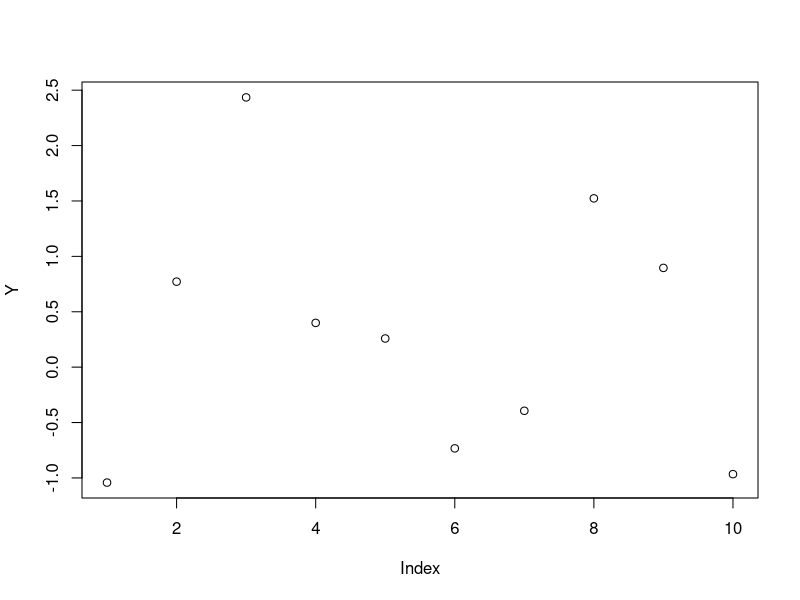
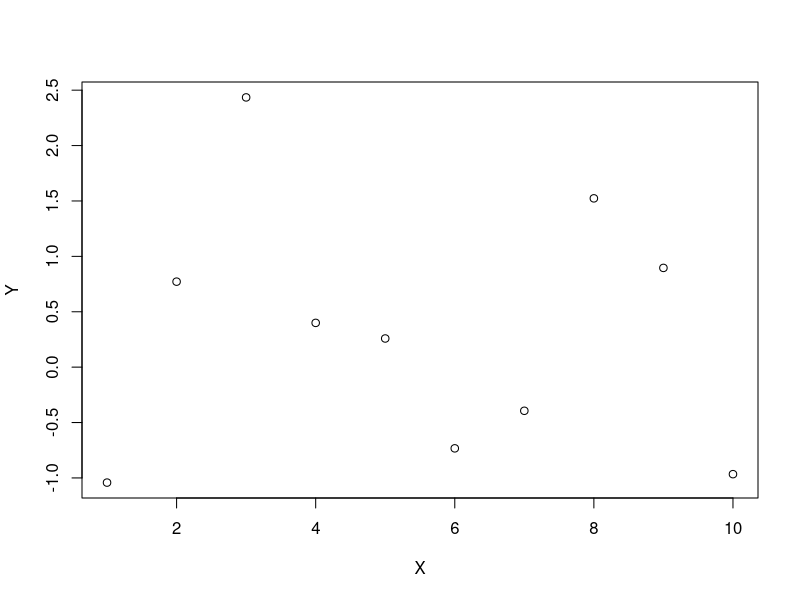
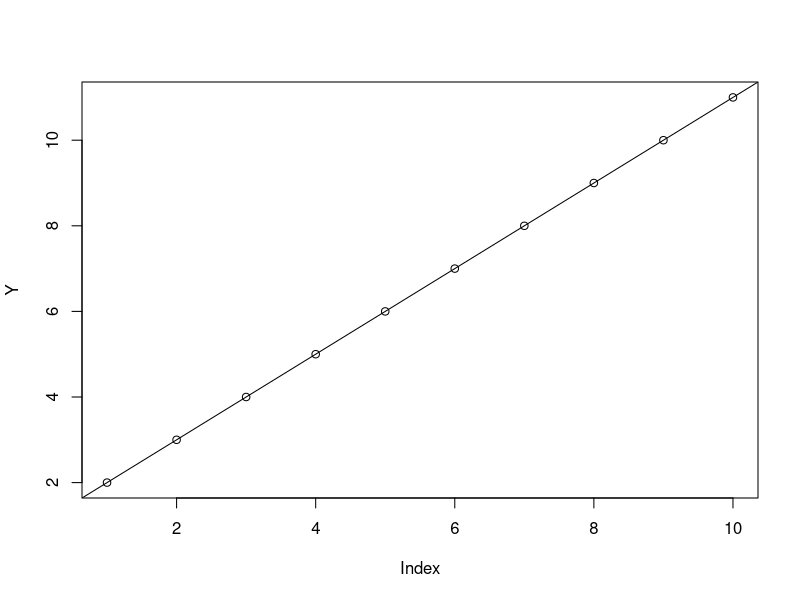
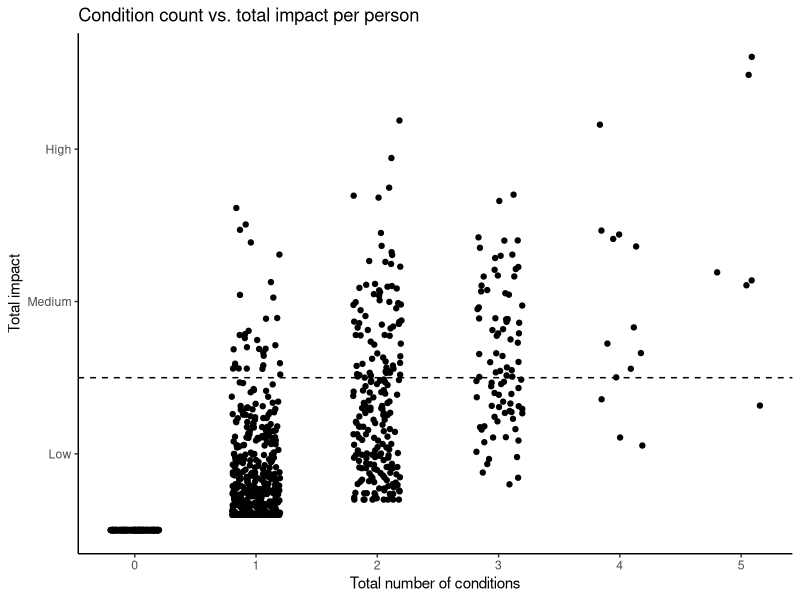

Write R code to recreate these figures, in order.
## test making synthetic data

# Create a one dimensional array for our independent variable

install.packages("tidyverse")
library(tidyverse)

NumEntries = 10
X=1:NumEntries

# Create an array with random values as our dependent data

RandomMean=0 # this will be the mean of our random distribution
RandomStdDev=1 # this will be the standard deviation of the distribution


#rnoorm creates random values for a normal distribution

RandomValues=rnorm(NumEntries, mean = RandomMean, sd = RandomStdDev) 
Y=RandomValues # one number between -1 and 1


plot(Y)

# Plot X against Y 
plot(X,Y) 


# Setup the parameters for the trend

B0=1 # intercept
B1=1 # slope

Y=B0+B1*X

plot(Y)
abline(B0,B1)


# Combine the trend and range data

Y=B0+B1*X + RandomValues

Patient <- 1:10

condition <- c("A", "B", "C", "D", "E", "F", "G", "H", "I", "J")
prevalence <- c(10, 10, 20, 20, 1, 0.1, 5, 5, 30, 15)
impact <- c(1, 10, 2, 1, 7, 4, 5, 3, 6, 3)


conditions <- tibble(condition,  prevalence, impact, prob = prevalence / 100)

set.seed(42) #maked random numbers reproducable

data <- tibble(pt = 1:1000)

# For each condition: simulate has_, store prob_, calculate impact_
for (i in seq_len(nrow(conditions))) {
  
  cond <- conditions$condition[i]
  p    <- conditions$prob[i]
  imp  <- conditions$impact[i]
  
data <- data %>%
    mutate(
      "prob_{cond}"   := p,
      "has_{cond}"    := rbinom(n(), size = 1, prob = p),
      "impact_{cond}" := ifelse(.data[[paste0("has_", cond)]] == 1,
                                pmax(rnorm(n(), mean = imp, sd = imp * 0.5), 1),
                                0)
    )
}


data <- data %>%
  mutate(
    n_conditions = rowSums(across(starts_with("has_"))),
    total_impact = rowSums(across(starts_with("impact_")))
  )

# library(ggplot2)



ggplot(data, aes(x = n_conditions, y = total_impact)) +
  geom_jitter(width = 0.2, height = 0) +
  labs(
    x = "Total number of conditions",
    y = "Total impact",
    title = "Condition count vs. total impact per person"
  ) +
  scale_x_continuous(
    breaks = 0:max(data$n_conditions),
    # limits = c(0, max(data$n_conditions))
  ) +
  scale_y_continuous(
    breaks = c(5, 15, 25),
    labels = c("Low", "Medium", "High"),
    # limits = c(0, max(data$total_impact))
  ) +
  geom_hline(yintercept = 10, linetype = "dashed") +
  theme_classic()
